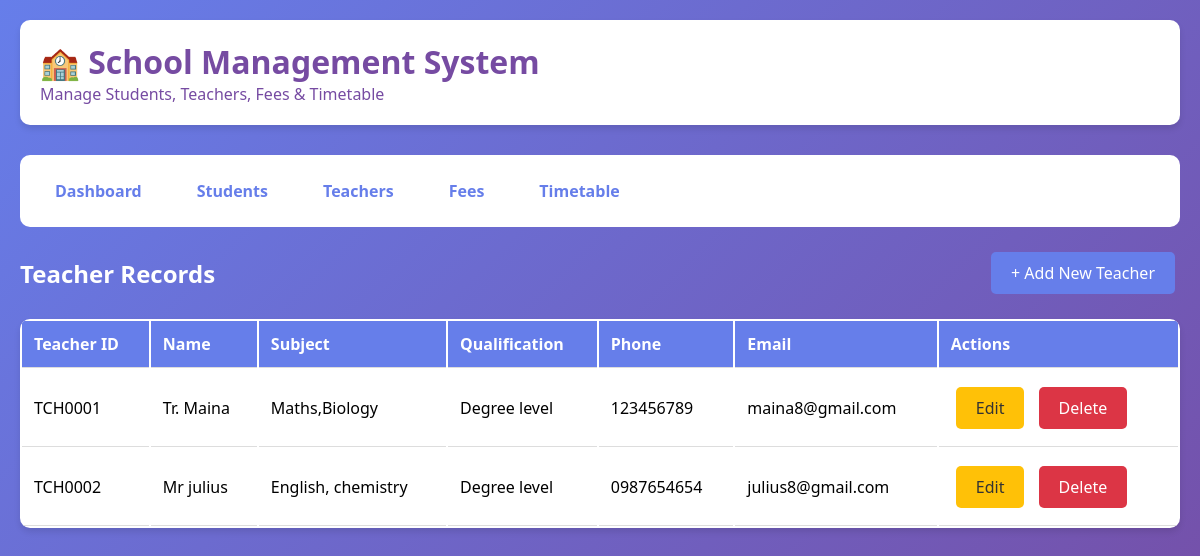
Screenshot of /teachers/ with the database file from the repository.
### core/models.py (models this page shows, shortened)
class Teacher(models.Model):
    teacher_id = models.CharField(max_length=20, unique=True)
    name = models.CharField(max_length=100)
    subject = models.CharField(max_length=50)
    qualification = models.CharField(max_length=100)
    phone = models.CharField(max_length=15)
    email = models.EmailField()
    hire_date = models.DateField(auto_now_add=True)

### core/views.py (the view)
# urls.py: path('teachers/', views.teacher_list, name='teacher_list'),
def teacher_list(request):
    teachers = Teacher.objects.all().order_by('-hire_date')
    return render(request, 'core/teacher_list.html', {'teachers': teachers})

### core/templates/core/teacher_list.html
{% extends 'core/base.html' %}
{% block content %}
<div style="display: flex; justify-content: space-between; align-items: center; margin-bottom: 20px;">
    <h2 style="color: white;">Teacher Records</h2>
    <a href="{% url 'teacher_create' %}" class="btn">+ Add New Teacher</a>
</div>
<table>
    <thead>
        <tr><th>Teacher ID</th><th>Name</th><th>Subject</th><th>Qualification</th><th>Phone</th><th>Email</th><th>Actions</th></tr>
    </thead>
    <tbody>
        {% for teacher in teachers %}
        <tr>
            <td>{{ teacher.teacher_id }}</td>
            <td>{{ teacher.name }}</td>
            <td>{{ teacher.subject }}</td>
            <td>{{ teacher.qualification }}</td>
            <td>{{ teacher.phone }}</td>
            <td>{{ teacher.email }}</td>
            <td>
                <a href="{% url 'teacher_edit' teacher.id %}" class="btn btn-warning">Edit</a>
                <a href="{% url 'teacher_delete' teacher.id %}" class="btn btn-danger">Delete</a>
            </td>
        </tr>
        {% empty %}
        <tr><td colspan="7">No teachers added yet.</td></tr>
        {% endfor %}
    </tbody>
</table>
{% endblock %}

### core/templates/core/base.html (style rules this page uses)
* { margin: 0; padding: 0; box-sizing: border-box; }
body { font-family: 'Segoe UI', Tahoma, Geneva, Verdana, sans-serif; background: linear-gradient(135deg, #667eea 0%, #764ba2 100%); min-height: 100vh; }
.btn { display: inline-block; padding: 10px 20px; background: #667eea; color: white; text-decoration: none; border-radius: 5px; border: none; cursor: pointer; margin: 5px; }
.btn-danger { background: #dc3545; }
.btn-warning { background: #ffc107; color: #333; }
table { width: 100%; background: white; border-radius: 10px; overflow: hidden; box-shadow: 0 4px 6px rgba(0,0,0,0.1); }
th, td { padding: 12px; text-align: left; border-bottom: 1px solid #ddd; }
th { background: #667eea; color: white; }

### rows the page displays
Teacher: teacher_id "TCH0001", name "Tr. Maina", subject "Maths,Biology", qualification "Degree level", phone "123456789", email "maina8@gmail.com"
Teacher: teacher_id "TCH0002", name "Mr julius", subject "English, chemistry", qualification "Degree level", phone "0987654654", email "julius8@gmail.com"
